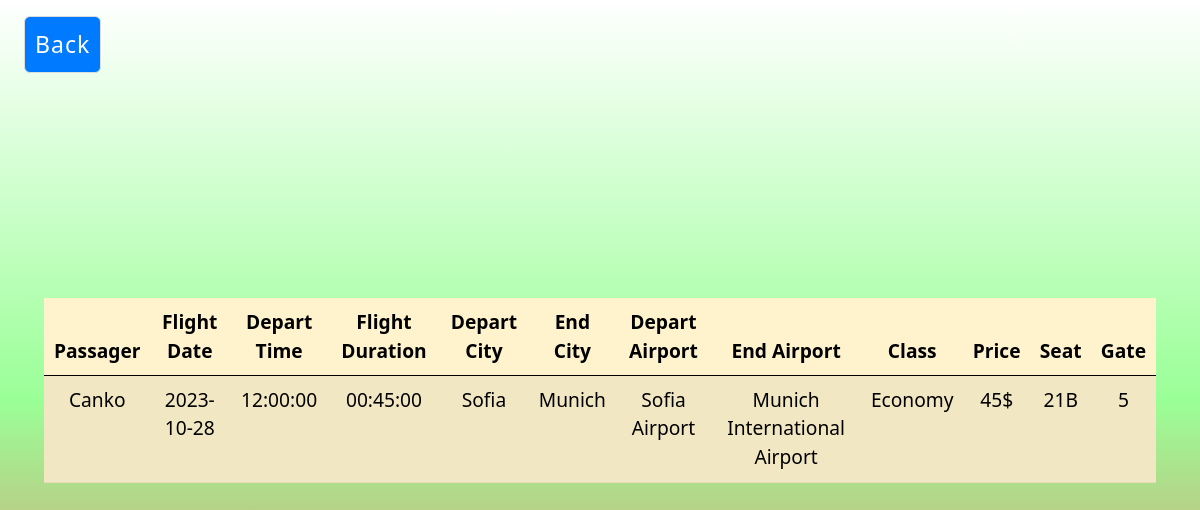
Page /BalkanFlightAgency/WEB/CheckUserFlights/Page.php (signed in) on the committed database.
### tables this page shows
create table IF NOT EXISTS Cities(
	CityID int not null auto_increment primary key,
	CityCode varchar(3) not null,
    CityName varchar(60) not null,
    Airport varchar(60) not null,
    Country varchar(60) not null
);

CREATE TABLE IF NOT EXISTS users (
  idusers INT NOT NULL AUTO_INCREMENT,
  username VARCHAR(45) NOT NULL,
  email VARCHAR(45) NOT NULL,
  password VARCHAR(255) NOT NULL,
  isAdmin BOOLEAN NOT NULL,
  PRIMARY KEY (idusers));

create table IF NOT EXISTS Flights(
	ID int not null auto_increment primary key,
    FromCityID int not null,
    ToCityID int not null,
    FlightDate date not null,
    FlightDepartTime time not null,
    FlightDuration time not null,
    FlightClass varchar(45) not null,
    FlightPrice float not null,
    foreign key(FromCityID) references Cities(CityID),
	foreign key(ToCityID) references Cities(CityID)
);

create table IF NOT EXISTS UserFlight(
		UserID int not null,
        FlightID int not null,
        Seat varchar(3) not null,
        Gate int not null,
		primary key(UserID,FlightID),
        foreign key(UserID) references users(idusers),
        foreign key(FlightID) references Flights(ID)
	);

### BalkanFlightAgency/WEB/CheckUserFlights/Page.php (the view, shortened to what this page needs)
<?php
    try{
        $conn = new PDO('mysql:host=localhost;dbname=book_flights', 'helper', 'vmm_123');
        $conn->setAttribute(PDO::ATTR_ERRMODE, PDO::ERRMODE_EXCEPTION);
        $query = $conn->prepare("SELECT * FROM Cities
                JOIN Flights ON Cities.CityID = Flights.FromCityID
                JOIN Users ON USERS.username = ?
                JOIN userflight ON (userflight.UserID = Users.idusers AND userflight.FlightID = Flights.ID)");
        $query->execute([$_SESSION['user']["username"]]);
        $resultFROM = $query->fetchAll();
        $query = $conn->prepare("SELECT * FROM Cities
                JOIN Flights ON Cities.CityID = Flights.ToCityID
                JOIN Users ON USERS.username = ?
                JOIN userflight ON (userflight.UserID = Users.idusers AND userflight.FlightID = Flights.ID)");
        $query->execute([$_SESSION['user']["username"]]);
        $resultTO = $query->fetchAll();
    } catch (PDOException $e) {
        echo "Connection failed" . $e->getMessage();
    }
?>
<!DOCTYPE html>
<html lang="en">
<head>
    <link rel="stylesheet" href="Style.css">
    <link href="https://cdn.jsdelivr.net/npm/bootstrap@5.0.2/dist/css/bootstrap.min.css" rel="stylesheet">
</head>
<body>
    <button class="back" onclick="window.history.go(-1);">Back</button>
    <div class="container">
        <div class="table-responsive">
            <table class="table table-warning table-striped">
                <thead>
                    <tr>
                        <th scope="col">Passager</th>
                        <th scope="col">Flight Date</th>
                        <th scope="col">Depart Time</th>
                        <th scope="col">Flight Duration</th>
                        <th scope="col">Depart City</th>
                        <th scope="col">End City</th>
                        <th scope="col">Depart Airport</th>
                        <th scope="col">End Airport</th>
                        <th scope="col">Class</th>
                        <th scope="col">Price</th>
                        <th scope="col">Seat</th>
                        <th scope="col">Gate</th>
                    </tr>
                </thead>
                <tbody>
                    <?php
                    if (count($resultFROM) > 0) {
                        for ($currentRow=0; $currentRow < count($resultFROM); $currentRow++) {
                    ?>
                        <tr>
                            <td><?php echo $resultFROM[$currentRow]["username"] ?></td>
                            <td><?php echo $resultFROM[$currentRow]["FlightDate"] ?></td>
                            <td><?php echo $resultFROM[$currentRow]["FlightDepartTime"] ?></td>
                            <td><?php echo $resultFROM[$currentRow]["FlightDuration"] ?></td>
                            <td><?php echo $resultFROM[$currentRow]["CityName"] ?></td>
                            <td><?php echo $resultTO[$currentRow]["CityName"] ?></td>
                            <td><?php echo $resultFROM[$currentRow]["Airport"] ?></td>
                            <td><?php echo $resultTO[$currentRow]["Airport"] ?></td>
                            <td><?php echo $resultFROM[$currentRow]["FlightClass"] ?></td>
                            <td><?php echo $resultFROM[$currentRow]["FlightPrice"] ?>$</td>
                            <td><?php echo $resultFROM[$currentRow]["Seat"] ?></td>
                            <td><?php echo $resultFROM[$currentRow]["Gate"] ?></td>
                        </tr>
                    <?php }
                    } else { ?>
                        <tr>
                            <td colspan="12">No Flights</td>
                        </tr>
                    <?php } ?>
                </tbody>
            </table>
        </div>
    </div>
</body>
</html>

### BalkanFlightAgency/WEB/CheckUserFlights/Style.css (style rules this page uses)
* { margin: 0; padding: 0; box-sizing: border-box; font-family: 'Segoe UI', Tahoma, Geneva, Verdana, sans-serif; }
html,body { width: 100%; height: 100%; font-size: 1.2em; }
body { width: 100%; height: 100vh; display: flex; align-items: center; background:linear-gradient(180deg,rgb(255,255,255),rgb(154, 255, 151),rgba(255, 0, 0, 0.637)); }
table { width: 100%; text-align: center; }
.back { position: absolute; top: 2%; left:2%; background:#007bff; color: #fff; font-size: 1.2rem; font-weight: 500; letter-spacing: 1px; border: 1px solid #ddd; border-radius: 6px; cursor: pointer; padding: 10px 10px; }

### rows in the picture
cities: users.username "Canko", flights.FlightDate "2023-10-28", flights.FlightDepartTime "12:00:00", flights.FlightDuration "00:45:00", CityName "Sofia", Airport "Sofia Airport", flights.FlightClass "Economy", flights.FlightPrice "45", userflight.Seat "21B", userflight.Gate "5"
cities: CityName "Munich", Airport "Munich International Airport"
